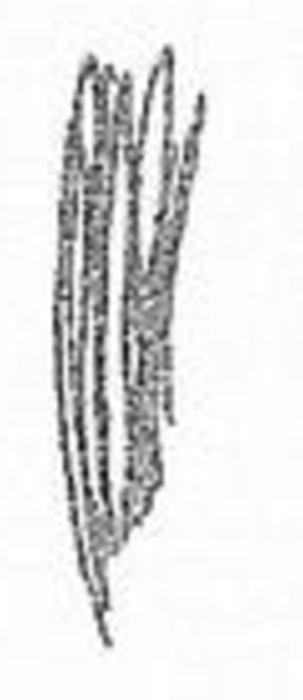
#> input picture sample/1.png, 303 x 700 px
$ python three_line_cross.py ../../sample/1.png
#> lines starting #> are read from the running program, lines starting #| are printed output that depends on the picture; after the words box and inside, x2 and y2 are one past the last pixel; in counts of white or black regions, pixels touching at a corner belong together
import cv2
import numpy as np
import math
import random
import sys
from itertools import combinations

class ThreeLineCrossChecker:
    """
    Kelas untuk mendeteksi dan memvalidasi konfigurasi 'cross' yang terbentuk dari tiga garis,
    menggunakan RANSAC untuk deteksi garis yang kokoh dan serangkaian aturan validasi geometris.
    """
    # =================================================================================
    # 1. KONSTANTA UNTUK PARAMETER DETEKSI
    # =================================================================================
    # Parameter RANSAC
    _RANSAC_MAX_ITERS_DIAG = 2000
    _RANSAC_MAX_ITERS_ORTHO = 1000
    _RANSAC_DIST_THRESHOLD = 2.5
    _RANSAC_MIN_INLIERS = 25
    _RANSAC_MIN_LINE_LENGTH = 50.0
    _RANSAC_MAX_GAP = 8.0
    _RANSAC_MAX_POINTS = 5000

    # Parameter Pra-pemrosesan
    _PROCESS_HEIGHT = 145
    _DISPLAY_HEIGHT = 500
    _CLAHE_CLIP_LIMIT = 3.0
    _CLAHE_GRID_SIZE = (12, 12)
    _BILATERAL_D = 7
    _BILATERAL_SIGMA = 100
    _CANNY_APERTURE_SIZE = 5
    _MORPH_KERNEL_SIZE = (5, 5)
    _DILATE_ITERATIONS = 1
    _CLOSE_ITERATIONS = 3

    # Parameter Pra-pemrosesan Khusus untuk Deteksi Celah (Gap)
    _GAP_CLAHE_CLIP_LIMIT = 2.0
    _GAP_CLAHE_GRID_SIZE = (8, 8)
    _GAP_BILATERAL_D = 5
    _GAP_BILATERAL_SIGMA = 75
    _GAP_CANNY_APERTURE_SIZE = 3
    _GAP_MORPH_KERNEL = (3, 3)
    _GAP_CLOSE_ITERATIONS = 2
    _GAP_MIN_CONTOUR_AREA = 50

    # Parameter Validasi Geometris
    _INTERSECTION_TOLERANCE = 1e-10
    _MAX_GAP_BETWEEN_INTERSECTIONS = 100.0
    _ORTHO_DOMINANCE_THRESHOLD = 15.0 # Sudut deviasi maks untuk dianggap dominan H/V
    _DIAG_MIN_V_DEVIATION = 10.0   # Deviasi minimum diagonal dari vertikal (90 deg)

    # Rentang Sudut (derajat)
    _DIAG_1_ANGLE = (25, 65)
    _DIAG_2_ANGLE = (115, 155)
    _HORIZ_ANGLE_1 = (0, 15)
    _HORIZ_ANGLE_2 = (165, 180)
    _VERT_ANGLE = (75, 105)

    # Parameter untuk Multi-Run Validation
    _N_RUNS = 10
    _VALIDATION_THRESHOLD_PERCENT = 50.0

    # =================================================================================
    # 2. ALGORITMA INTI: RANSAC
    # =================================================================================
    @staticmethod
    def ransac_fit_line(points, max_iters, distance_threshold, angle_constraint, min_line_length, max_gap):
        """Mendeteksi garis secara kokoh dari sekumpulan titik menggunakan RANSAC dengan berbagai batasan."""
        best_inliers, best_line = [], None
        n_points = len(points)
        if n_points < 2:
            return None, np.empty((0,2), dtype=int)

        for _ in range(max_iters):
            idx1, idx2 = random.sample(range(n_points), 2)
            pt1, pt2 = points[idx1], points[idx2]

            if math.hypot(pt2[0]-pt1[0], pt2[1]-pt1[1]) < 1e-5: continue

            a, b, c = pt2[1] - pt1[1], pt1[0] - pt2[0], pt2[0]*pt1[1] - pt1[0]*pt2[1]
            if abs(a) + abs(b) < 1e-5: continue

            if angle_constraint:
                angle = math.degrees(math.atan2(-a, b)) % 180
                min_ang, max_ang = angle_constraint
                is_angle_ok = (min_ang <= angle <= max_ang) if min_ang <= max_ang else (angle >= min_ang or angle <= max_ang)
                if not is_angle_ok: continue

            denom = math.hypot(a, b)
            dists = np.abs(a*points[:,0] + b*points[:,1] + c) / denom
            inliers = points[dists < distance_threshold]
            if len(inliers) < ThreeLineCrossChecker._RANSAC_MIN_INLIERS: continue

            if len(inliers) > 2:
                dx, dy = -b, a
                mag = math.hypot(dx, dy)
                if mag < 1e-5: continue
                projs = inliers[:,0]*(dx/mag) + inliers[:,1]*(dy/mag)
                sorted_inliers = inliers[np.argsort(projs)]
                consecutive_dists = np.hypot(np.diff(sorted_inliers[:,0]), np.diff(sorted_inliers[:,1]))
                if np.max(consecutive_dists) > max_gap: continue

            if min_line_length:
                dx, dy = -b, a
                mag = math.hypot(dx, dy)
                if mag < 1e-5: continue
                projs = inliers[:,0]*(dx/mag) + inliers[:,1]*(dy/mag)
                p_start, p_end = inliers[np.argmin(projs)], inliers[np.argmax(projs)]
                if math.hypot(p_end[0]-p_start[0], p_end[1]-p_start[1]) < min_line_length: continue

            if len(inliers) > len(best_inliers):
                best_inliers, best_line = inliers, (a, b, c)

        return best_line, np.array(best_inliers)

    # =================================================================================
    # 3. FUNGSI BANTU GEOMETRI
    # =================================================================================
    @staticmethod
    def compute_angle(a, b):
        """Menghitung sudut garis (dari model ax+by+c=0) dalam rentang [0, 180)."""
        return math.degrees(math.atan2(-a, b)) % 180

    @staticmethod
    def segment_intersection(seg1, seg2):
        """Memeriksa apakah dua segmen garis berpotongan dan mengembalikan titik potongnya."""
        p1, p2 = seg1; p3, p4 = seg2
        x1,y1=float(p1[0]),float(p1[1]); x2,y2=float(p2[0]),float(p2[1])
        x3,y3=float(p3[0]),float(p3[1]); x4,y4=float(p4[0]),float(p4[1])
        dx1, dy1 = x2 - x1, y2 - y1
        dx2, dy2 = x4 - x3, y4 - y3

        det = (-dx2 * dy1 + dx1 * dy2)
        if abs(det) < ThreeLineCrossChecker._INTERSECTION_TOLERANCE: return None

        s = (-dy1 * (x1 - x3) + dx1 * (y1 - y3)) / det
        t = ( dx2 * (y1 - y3) - dy2 * (x1 - x3)) / det

        if 0 <= s <= 1 and 0 <= t <= 1:
            return (x1 + (t * dx1), y1 + (t * dy1))
        return None

    # =================================================================================
    # 4. ALUR KERJA UTAMA
    # =================================================================================
    @classmethod
    def run_detection(cls, image_path, significant_contours, has_gap, contour_count):
        """Menjalankan satu iterasi deteksi dan visualisasi."""
        # --- 4.1 Pra-pemrosesan & Ekstraksi Titik Tepi ---
        img = cv2.imread(image_path, cv2.IMREAD_GRAYSCALE)
        if img is None: raise FileNotFoundError(f"Gambar tidak ditemukan: {image_path}")

        original_h, original_w = img.shape
        scale = cls._PROCESS_HEIGHT / original_h
        resized = cv2.resize(img, (int(original_w * scale), cls._PROCESS_HEIGHT), interpolation=cv2.INTER_AREA)

        clahe = cv2.createCLAHE(clipLimit=cls._CLAHE_CLIP_LIMIT, tileGridSize=cls._CLAHE_GRID_SIZE)
        enhanced = clahe.apply(resized)
        blurred = cv2.bilateralFilter(enhanced, cls._BILATERAL_D, cls._BILATERAL_SIGMA, cls._BILATERAL_SIGMA)
        v = np.median(blurred)
        edges = cv2.Canny(blurred, int(max(0, 0.5*v)), int(min(255, 1.5*v)), apertureSize=cls._CANNY_APERTURE_SIZE)
        kernel = cv2.getStructuringElement(cv2.MORPH_ELLIPSE, cls._MORPH_KERNEL_SIZE)
        dilated = cv2.dilate(edges, kernel, iterations=cls._DILATE_ITERATIONS)
        closed = cv2.morphologyEx(dilated, cv2.MORPH_CLOSE, kernel, iterations=cls._CLOSE_ITERATIONS)

        pts = np.argwhere(closed > 0)
        if pts.size == 0:
            result = cv2.cvtColor(resized, cv2.COLOR_GRAY2BGR)
            cv2.putText(result, "No edges detected", (10, 30), cv2.FONT_HERSHEY_SIMPLEX, 0.8, (0,0,255), 2)
            return False, result

        pts_xy = pts[:, ::-1].astype(np.float32)
        if len(pts_xy) > cls._RANSAC_MAX_POINTS:
            pts_xy = pts_xy[np.random.choice(len(pts_xy), cls._RANSAC_MAX_POINTS, replace=False)]

        # --- 4.2 Deteksi Garis Bertahap dengan RANSAC ---
        remaining, lines, inliers_list, segments, line_types = pts_xy.copy(), [], [], [], []

        # Tahap 1: Cari 2 garis diagonal
        for stage in [{"angle": cls._DIAG_1_ANGLE}, {"angle": cls._DIAG_2_ANGLE}]:
            if len(remaining) < cls._RANSAC_MIN_INLIERS or len(lines) >= 2: break
            line, inl = cls.ransac_fit_line(remaining, cls._RANSAC_MAX_ITERS_DIAG, cls._RANSAC_DIST_THRESHOLD, stage["angle"], cls._RANSAC_MIN_LINE_LENGTH, cls._RANSAC_MAX_GAP)
            if line:
                lines.append(line); inliers_list.append(inl); line_types.append('diagonal')
                mask = np.ones(len(remaining), dtype=bool)
                for inlier in inl: mask &= ~np.all(np.isclose(remaining, inlier, atol=0.5), axis=1)
                remaining = remaining[mask]
                if len(inl) >= 2:
                    a,b,_ = line; dx,dy = -b,a; mag = math.hypot(dx,dy)
                    if mag > 1e-5:
                        projs = inl[:,0]*(dx/mag) + inl[:,1]*(dy/mag)
                        segments.append( (tuple(inl[np.argmin(projs)]), tuple(inl[np.argmax(projs)])) )
                    else: segments.append(((0,0),(0,0)))
                else: segments.append(((0,0),(0,0)))

        # Tahap 2: Cari 1 garis horizontal (prioritas) atau vertikal
        candidate_lines, candidate_inliers, candidate_types, candidate_segments = [],[],[],[]
        horiz_angle = cls._HORIZ_ANGLE_1 if random.random() > 0.5 else cls._HORIZ_ANGLE_2
        h_line, h_inl = cls.ransac_fit_line(remaining, cls._RANSAC_MAX_ITERS_ORTHO, cls._RANSAC_DIST_THRESHOLD, horiz_angle, cls._RANSAC_MIN_LINE_LENGTH, cls._RANSAC_MAX_GAP)
        if h_line:
            candidate_lines.append(h_line); candidate_inliers.append(h_inl); candidate_types.append('horizontal')
            if len(h_inl) >= 2:
                a,b,_=h_line; dx,dy=-b,a; mag=math.hypot(dx,dy)
                if mag > 1e-5:
                    projs=h_inl[:,0]*(dx/mag)+h_inl[:,1]*(dy/mag)
                    candidate_segments.append((tuple(h_inl[np.argmin(projs)]), tuple(h_inl[np.argmax(projs)])))
                else: candidate_segments.append(((0,0),(0,0)))
            else: candidate_segments.append(((0,0),(0,0)))

        v_line, v_inl = cls.ransac_fit_line(remaining, cls._RANSAC_MAX_ITERS_ORTHO, cls._RANSAC_DIST_THRESHOLD, cls._VERT_ANGLE, cls._RANSAC_MIN_LINE_LENGTH, cls._RANSAC_MAX_GAP)
        if v_line:
            candidate_lines.append(v_line); candidate_inliers.append(v_inl); candidate_types.append('vertical')
            if len(v_inl) >= 2:
                a,b,_=v_line; dx,dy=-b,a; mag=math.hypot(dx,dy)
                if mag > 1e-5:
                    projs=v_inl[:,0]*(dx/mag)+v_inl[:,1]*(dy/mag)
                    candidate_segments.append((tuple(v_inl[np.argmin(projs)]), tuple(v_inl[np.argmax(projs)])))
                else: candidate_segments.append(((0,0),(0,0)))
            else: candidate_segments.append(((0,0),(0,0)))

        if candidate_lines:
            best_idx = np.argmax([len(inl) for inl in candidate_inliers])
            lines.append(candidate_lines[best_idx]); inliers_list.append(candidate_inliers[best_idx])
            line_types.append(candidate_types[best_idx]); segments.append(candidate_segments[best_idx])
            mask = np.ones(len(remaining), dtype=bool)
            for inlier in candidate_inliers[best_idx]: mask &= ~np.all(np.isclose(remaining, inlier, atol=0.5), axis=1)
            remaining = remaining[mask]

        # Tahap 3: Jika kurang dari 3, cari garis apa saja
        if len(remaining) >= cls._RANSAC_MIN_INLIERS and len(lines) < 3:
            line, inl = cls.ransac_fit_line(remaining, cls._RANSAC_MAX_ITERS_ORTHO, cls._RANSAC_DIST_THRESHOLD, None, cls._RANSAC_MIN_LINE_LENGTH, cls._RANSAC_MAX_GAP)
            if line:
                lines.append(line); inliers_list.append(inl); line_types.append('unknown')
                if len(inl) >= 2:
                    a,b,_ = line; dx,dy = -b,a; mag = math.hypot(dx,dy)
                    if mag > 1e-5:
                        projs = inl[:,0]*(dx/mag) + inl[:,1]*(dy/mag)
                        segments.append((tuple(inl[np.argmin(projs)]), tuple(inl[np.argmax(projs)])))
                    else: segments.append(((0,0),(0,0)))
                else: segments.append(((0,0),(0,0)))

        # --- 4.3 Validasi Konfigurasi Garis ---
        valid_config, status_reason = False, f"Lines found: {len(lines)} (need 3)"
        intersection_points, angles = [], [cls.compute_angle(a,b) for a,b,_ in lines]

        if len(lines) == 3 and len(segments) == 3:
            h_devs = [min(a, 180-a) for a in angles]; v_devs = [abs(a-90) for a in angles]
            min_h, min_v = min(h_devs), min(v_devs)

            if min_h <= cls._ORTHO_DOMINANCE_THRESHOLD or min_v <= cls._ORTHO_DOMINANCE_THRESHOLD:
                if min_h < min_v: # Horizontal dominan
                    main_idx = np.argmin(h_devs)
                    line_types[main_idx] = 'horizontal'
                else: # Vertikal dominan
                    main_idx = np.argmin(v_devs)
                    line_types[main_idx] = 'vertical'

                if line_types[main_idx] == 'vertical':
                    status_reason = "Third line is vertical (invalid)"
                else:
                    diag_angles = [angles[i] for i in range(3) if i != main_idx]
                    if all(abs(da - 90) >= cls._DIAG_MIN_V_DEVIATION for da in diag_angles):
                        intersections = [cls.segment_intersection(segments[i], segments[j]) for i, j in combinations(range(3), 2)]
                        intersection_points = [p for p in intersections if p is not None]
                        if len(intersection_points) == 3:
                            dists = [math.hypot(p1[0]-p2[0], p1[1]-p2[1]) for p1,p2 in combinations(intersection_points,2)]
                            if max(dists) <= cls._MAX_GAP_BETWEEN_INTERSECTIONS:
                                valid_config, status_reason = True, "VALID"
                            else: status_reason = f"Large gap: {max(dists):.1f}"
                        else: status_reason = f"Intersections: {len(intersection_points)} (need 3)"
                    else: status_reason = "Invalid diagonal angles"
            else: status_reason = "No dominant horizontal line"

        if has_gap: valid_config, status_reason = False, "Gap detected (invalid)"

        # --- 4.4 Visualisasi ---
        display_h, display_w = cls._DISPLAY_HEIGHT, int(cls._DISPLAY_HEIGHT * original_w / original_h)
        display_img = cv2.cvtColor(cv2.resize(img, (display_w, display_h)), cv2.COLOR_GRAY2BGR)
        scale_factor = display_h / cls._PROCESS_HEIGHT
        def scale_pt(p): return (int(p[0] * scale_factor), int(p[1] * scale_factor))

        if significant_contours:
            scaled_contours = [(cnt.astype(np.float32) * scale_factor).astype(np.int32) for cnt in significant_contours]
            cv2.drawContours(display_img, scaled_contours, -1, (255, 0, 255), 1)

        colors = {'diagonal':(0,0,255), 'horizontal':(0,255,0), 'vertical':(255,255,0), 'unknown':(128,128,128)}
        for i, (p1, p2) in enumerate(segments):
            color = colors.get(line_types[i] if i<len(line_types) else 'unknown', (128,128,128))
            cv2.line(display_img, scale_pt(p1), scale_pt(p2), color, 3, cv2.LINE_AA)
            if i < len(angles): cv2.putText(display_img, f"L{i+1}:{angles[i]:.1f}", (10, 40+40*i), cv2.FONT_HERSHEY_SIMPLEX, 1.0, color, 2)

        for pt in intersection_points: cv2.circle(display_img, scale_pt(pt), 12, (0, 255, 255), -1)
        if len(intersection_points) == 3:
            scaled_pts = [scale_pt(p) for p in intersection_points]
            for i in range(3): cv2.line(display_img, scaled_pts[i], scaled_pts[(i+1)%3], (200,0,200), 3, cv2.LINE_AA)

        status_color = (0, 255, 0) if valid_config else (0, 0, 255)
        cv2.putText(display_img, f"Status: {'VALID' if valid_config else 'INVALID'}", (20, display_h-80), cv2.FONT_HERSHEY_SIMPLEX, 1.2, status_color, 3)
        cv2.putText(display_img, f"Reason: {status_reason}", (20, display_h-40), cv2.FONT_HERSHEY_SIMPLEX, 1.0, status_color, 2)
        gap_color = (0, 0, 255) if has_gap else (0, 255, 0)
        cv2.putText(display_img, f"Gap: {'Yes' if has_gap else 'No'} (Contours: {contour_count})", (20, display_h-10), cv2.FONT_HERSHEY_SIMPLEX, 0.8, gap_color, 2)

        return valid_config, display_img

    @classmethod
    def check(cls, image_path):
        """Menjalankan beberapa iterasi deteksi untuk hasil yang lebih stabil."""
#> called with image_path = '../../sample/1.png'
        try:
            img = cv2.imread(image_path, cv2.IMREAD_GRAYSCALE)
#> img is the input picture: shape (700, 303); min 16, max 255, mean 227
            if img is None: raise FileNotFoundError(f"Image not found: {image_path}")

            h, w = img.shape
#> h = 700; w = 303
            scale = cls._PROCESS_HEIGHT / h
#> scale = 0.207
            resized = cv2.resize(img, (int(w*scale), cls._PROCESS_HEIGHT), interpolation=cv2.INTER_AREA)

            # Pra-pemrosesan untuk deteksi celah (gap)
            clahe = cv2.createCLAHE(clipLimit=cls._GAP_CLAHE_CLIP_LIMIT, tileGridSize=cls._GAP_CLAHE_GRID_SIZE)
            enhanced = clahe.apply(resized)
            blurred = cv2.bilateralFilter(enhanced, cls._GAP_BILATERAL_D, cls._GAP_BILATERAL_SIGMA, cls._GAP_BILATERAL_SIGMA)
            v = np.median(blurred)
#> v = 250
            edges = cv2.Canny(blurred, int(max(0, 0.6*v)), int(min(255, 1.4*v)), apertureSize=cls._GAP_CANNY_APERTURE_SIZE)
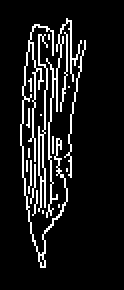
#> edges: shape (145, 62) (shown 2 times larger); 9.8% white in thin lines or dots, all inside (x1, y1, x2, y2) = (10, 9, 43, 134)
            kernel = cv2.getStructuringElement(cv2.MORPH_RECT, cls._GAP_MORPH_KERNEL)
            closed = cv2.morphologyEx(edges, cv2.MORPH_CLOSE, kernel, iterations=cls._GAP_CLOSE_ITERATIONS)
#> closed: shape (145, 62); 24.6% white; 1 white region

            contours, _ = cv2.findContours(closed, cv2.RETR_EXTERNAL, cv2.CHAIN_APPROX_SIMPLE)
#> contours = 1 contour; box (x1, y1, x2, y2) and area: (10, 9, 43, 134) 2415
            significant_contours = [cnt for cnt in contours if cv2.contourArea(cnt) >= cls._GAP_MIN_CONTOUR_AREA]
#> significant_contours has the same summary as contours
            has_gap = len(significant_contours) > 1
#> has_gap = False

            # Lakukan multi-run RANSAC
            valid_count, last_valid, last_invalid = 0, None, None
            for _ in range(cls._N_RUNS):
                valid, result_img = cls.run_detection(image_path, significant_contours, has_gap, len(significant_contours))
#> in run_detection, `blurred = cv2.bilateralFilter(enhanced, cls._BILATERAL_D, cls._BILATER..`:
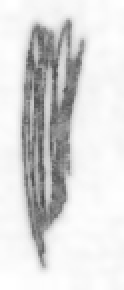
#> blurred: shape (145, 62) (shown 2 times larger); min 75, max 255, mean 218
#> in run_detection, `v = np.median(blurred)`: v = 247
#> in run_detection, `edges = cv2.Canny(blurred, int(max(0, 0.5*v)), int(min(255, 1.5*v)), a..`: edges: shape (145, 62); 12% white in thin lines or dots
#> in run_detection, `dilated = cv2.dilate(edges, kernel, iterations=cls._DILATE_ITERATIONS)`: dilated: shape (145, 62); 47% white; 6 white regions, box (x1, y1, x2, y2) and area: (8, 2, 60, 137) 3626, (42, 38, 62, 83) 343, (40, 0, 46, 16) 84, (0, 0, 13, 10) 74, (40, 56, 45, 67) 47, (1, 112, 11, 119) 47
#> in run_detection, `closed = cv2.morphologyEx(dilated, cv2.MORPH_CLOSE, kernel, iterations..`:
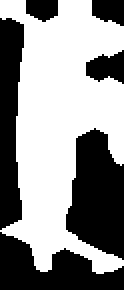
#> closed: shape (145, 62) (shown 2 times larger); 56.3% white; 6 black regions, box (x1, y1, x2, y2) and area: (33, 64, 62, 130) 1378, (0, 116, 62, 145) 1027, (0, 9, 12, 115) 992, (43, 25, 62, 42) 218, (46, 0, 62, 13) 168, (13, 0, 29, 11) 144
#> in run_detection, `pts = np.argwhere(closed > 0)`: pts = 5063 pairs, first value 0 to 136, second value 0 to 61
#> in run_detection, `pts_xy = pts[:, ::-1].astype(np.float32)`: pts_xy = 5063 pairs, first value 0 to 61, second value 0 to 136
#> in run_detection, `pts_xy = pts_xy[np.random.choice(len(pts_xy), cls._RANSAC_MAX_POINTS, ..`: pts_xy = 5000 pairs, first value 0 to 61, second value 0 to 136
#> in run_detection, `remaining, lines, inliers_list, segments, line_types = pts_xy.copy(), ..`: remaining has the same summary as pts_xy; lines = []
#> the loop in run_detection, `for stage in [{"angle": cls._DIAG_1_ANGLE}, {"angle": cls._DIAG_2_ANGL..` made 2 passes
#> (n_points in ransac_fit_line, line, a, b, dx, dy, mag) on passes 1 to 2: (5000, (-42, 28, 294), -42, 28, -28, -42, 50.48), (4525, (-96, -46, 5866), -96, -46, 46, -96, 106.5)
#> after the loop in run_detection, `for stage in [{"angle": cls._DIAG_1_ANGLE}, {"angle": cls._DIAG_2_ANGL..`: inliers_list = 2 point arrays, longest 487 points; line_types = ['diagonal', 'diagonal']; lines = [(-42, 28, 294), (-96, -46, 5866)]; remaining = 4038 pairs, first value 0 to 61, second value 0 to 136; segments = [((60, 82), (4, 0)), ((3, 117), (55, 10))]
#> the loop in run_detection, `for inlier in candidate_inliers[best_idx]: mask &= ~np.all(np.isclose(..` made 570 passes
#> inlier on passes 1 to 3: [35, 14], [25, 88], [32, 9]
#> in run_detection, `cv2.drawContours(display_img, scaled_contours, -1, (255, 0, 255), 1)`:
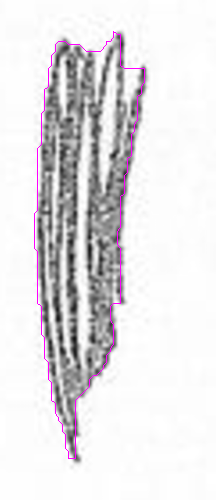
#> display_img: shape (500, 216, 3); mean B, G, R 227.6, 225.4, 227.6
#> the loop in run_detection, `for i, (p1, p2) in enumerate(segments):` made 3 passes
#> (p1, p2) on passes 1 to 3: ((60, 82), (4, 0)), ((3, 117), (55, 10)), ((36, 0), (20, 135))
#> after the loop in run_detection, `for i, (p1, p2) in enumerate(segments):`:
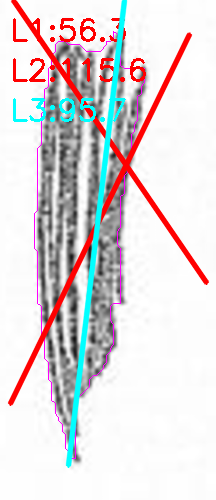
#> display_img: shape (500, 216, 3); 9.41% of pixels changed, all inside (x1, y1, x2, y2) = (7, 0, 210, 468)
#> in run_detection, `cv2.putText(display_img, f"Gap: {'Yes' if has_gap else 'No'} (Contours..`:
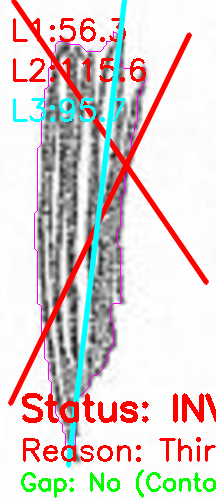
#> display_img: shape (500, 216, 3); mean B, G, R 208, 209.2, 221.2
                if valid:
                    valid_count += 1
                    last_valid = result_img
                else:
                    last_invalid = result_img

            validation_percentage = (valid_count / cls._N_RUNS) * 100
            final_valid = validation_percentage > cls._VALIDATION_THRESHOLD_PERCENT
            final_result = last_valid if final_valid else last_invalid

            if final_result is None:
                final_result = cv2.cvtColor(cv2.resize(img, (500, int(500 * h / w))), cv2.COLOR_GRAY2BGR)

            cv2.putText(final_result, f"Validation: {validation_percentage:.0f}% ({valid_count}/{cls._N_RUNS})", (20, 30), cv2.FONT_HERSHEY_SIMPLEX, 0.9, (0, 255, 255), 2)
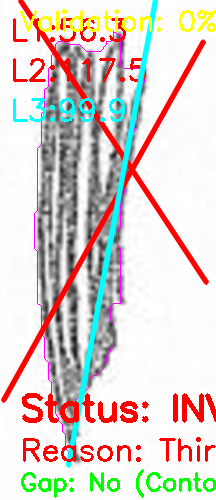
#> final_result: shape (500, 216, 3); mean B, G, R 206, 210.5, 221.6

            return 1 if final_valid else 0, final_result

        except Exception as e:
            print(f"Error in ThreeLineCrossChecker.check: {e}")
            error_img = np.zeros((300, 500, 3), dtype=np.uint8)
            cv2.putText(error_img, "An error occurred", (30, 130), cv2.FONT_HERSHEY_SIMPLEX, 0.7, (0,0,255), 1)
            cv2.putText(error_img, str(e)[:60], (30, 160), cv2.FONT_HERSHEY_SIMPLEX, 0.5, (0,0,255), 1)
            return 0, error_img

# --- Bagian Eksekusi Kode ---
if __name__ == "__main__":
    if len(sys.argv) > 1:
        score, result_img = ThreeLineCrossChecker.check(sys.argv[1])
        print(f"Final Score: {score}")
        if result_img is not None:
            cv2.imshow("Three Line Cross Detection", result_img)
            cv2.waitKey(0)
            cv2.destroyAllWindows()
    else:
        print("Usage: python your_script_name.py <image_path>")
